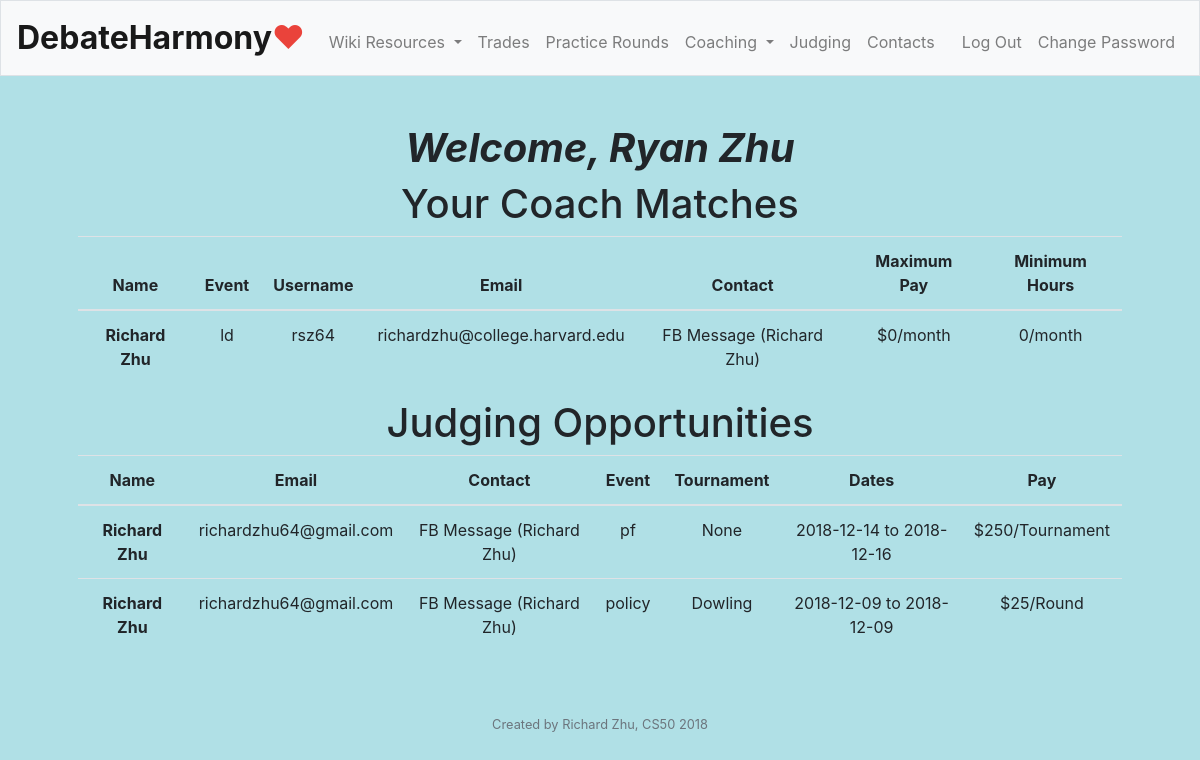
/coach (signed in), run on the app's committed database.
### tables this page shows
CREATE TABLE 'users' ('id' INTEGER PRIMARY KEY AUTOINCREMENT NOT NULL, 'hash' TEXT NOT NULL, 'name' varchar(100),'role' varchar(7), 'contact' varchar(100), 'username' text, 'email' text);

CREATE TABLE 'coaching' ('name' varchar(100), 'role' varchar(7), 'event' varchar(10), 'minpay' integer DEFAULT 0 , 'date' date DEFAULT CURRENT_DATE, 'email' varchar(100), 'contact' varchar(100) DEFAULT 'None', 'minhours' integer DEFAULT 0, 'maxhours' integer DEFAULT 0, 'maxpay' integer DEFAULT 0, 'comments' text DEFAULT 'None', 'username' text, 'sentemail' boolean DEFAULT 0, 'coach_id'  INTEGER PRIMARY KEY NOT NULL  );

CREATE TABLE 'judging' ('username' varchar(50), 'tournament' varchar(50),'startdate' date DEFAULT NULL, 'event' varchar(20), 'pay' integer, 'email' varchar(200), 'contact' varchar(200), 'timestamp' timestamp DEFAULT CURRENT_TIMESTAMP, 'enddate' date, 'comments' text DEFAULT 'None', 'name' text, 'payformat' text);

### application.py (the view)
@app.route("/coach")
@login_required
def coach():
    name = db.execute("SELECT name FROM users WHERE id = :id", id=session["user_id"])[0]["name"]
    username = db.execute("SELECT username FROM users WHERE id = :id", id=session["user_id"])[0]["username"]
    userCoaches = coachmatch(session["user_id"])
    judging = db.execute("SELECT * FROM judging")
    return render_template("coach.html", name=name, userCoaches=userCoaches, cNumber=len(userCoaches), userJudges=judging, jNumber=len(judging))

### application.py (called while the page is built)
@app.after_request
def after_request(response):
    response.headers["Cache-Control"] = "no-cache, no-store, must-revalidate"
    response.headers["Expires"] = 0
    response.headers["Pragma"] = "no-cache"
    return response

### helpers.py (called while the page is built)
def login_required(f):
    @wraps(f)
    def decorated_function(*args, **kwargs):
        if session.get("user_id") is None:
            return redirect("/login")
        return f(*args, **kwargs)
    return decorated_function

def usd(value):
    return f"${value}"

### templates/coach.html (shortened to what this page needs)
{% extends "layout.html" %}
{% block main %}
<div>
    <h1 class="welcome">
        Welcome, {{name}}
    </h1>
</div>
<div>
    <h1>
        Your Coach Matches
    </h1>
    <table class="table">
        <thead>
            <tr>
                <th scope="col">Name</th>
                <th scope="col">Event</th>
                <th scope="col">Username</th>
                <th scope="col">Email</th>
                <th scope="col">Contact</th>
                <th scope="col">Maximum Pay</th>
                <th scope="col">Minimum Hours</th>
            </tr>
        </thead>
        <tbody>
            {% for c in range (cNumber) %}
            <tr>
                <th scope="row">{{userCoaches[c]["name"]}}</th>
                <td>{{userCoaches[c]["event"]}}</td>
                <td>{{userCoaches[c]["username"]}}</td>
                <td>{{userCoaches[c]["email"]}}</td>
                <td>{{userCoaches[c]["contact"]}}</td>
                <td>{{userCoaches[c]["maxpay"]|usd }}/month</td>
                <td>{{userCoaches[c]["minhours"]}}/month</td>
            </tr>
            {% endfor %}
        </tbody>
    </table>
</div>
<div>
    <h1>
        Judging Opportunities
    </h1>
    <table class="table">
        <thead>
            <tr>
                <th scope="col">Name</th>
                <th scope="col">Email</th>
                <th scope="col">Contact</th>
                <th scope="col">Event</th>
                <th scope="col">Tournament</th>
                <th scope="col">Dates</th>
                <th scope="col">Pay</th>
            </tr>
        </thead>
        <tbody>
            {% for j in range (jNumber) %}
            <tr>
                <th scope="row">{{userJudges[j]["name"]}}</th>
                <td>{{userJudges[j]["email"]}}</td>
                <td>{{userJudges[j]["contact"]}}</td>
                <td>{{userJudges[j]["event"]}}</td>
                <td>{{userJudges[j]["tournament"]}}</td>
                <td>{{userJudges[j]["startdate"]}} to {{userJudges[j]["enddate"]}} </td>
                <td>{{userJudges[j]["pay"]| usd}}/{{userJudges[j]["payformat"]}}</td>
            </tr>
            {% endfor %}
        </tbody>
    </table>
</div>
{% endblock %}

### static/styles.css (style rules this page uses)
.welcome { font-size: 100; font-style: italic; font-weight: bold; text-align: center; }

### data on the page
users: name "Ryan Zhu"
coaching: name "Richard Zhu", event "ld", username "rsz64", email "richardzhu@college.harvard.edu", contact "FB Message (Richard Zhu)", maxpay "$0", minhours "0"
judging: name "Richard Zhu", email "richardzhu64@gmail.com", contact "FB Message (Richard Zhu)", event "pf", startdate "2018-12-14", enddate "2018-12-16", pay "$250", payformat "Tournament"
judging: name "Richard Zhu", email "richardzhu64@gmail.com", contact "FB Message (Richard Zhu)", event "policy", tournament "Dowling", startdate "2018-12-09", enddate "2018-12-09", pay "$25", payformat "Round"

### other printed values
{{ userJudges[j]["tournament"] }} "None"
